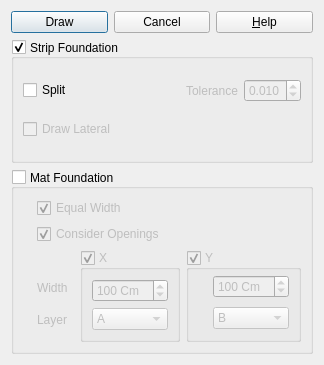
<?xml version="1.0" encoding="UTF-8"?>
<ui version="4.0">
 <class>Dialog</class>
 <widget class="QDialog" name="Dialog">
  <property name="geometry">
   <rect>
    <x>0</x>
    <y>0</y>
    <width>324</width>
    <height>365</height>
   </rect>
  </property>
  <property name="windowTitle">
   <string>Draw Strips</string>
  </property>
  <property name="windowIcon">
   <iconset resource="../osafe_py_widgets/resource.qrc">
    <normaloff>:/safe/osafe_images/strip.svg</normaloff>:/safe/osafe_images/strip.svg</iconset>
  </property>
  <layout class="QVBoxLayout" name="verticalLayout">
   <item>
    <layout class="QHBoxLayout" name="horizontalLayout">
     <item>
      <widget class="QPushButton" name="create_pushbutton">
       <property name="text">
        <string>Draw</string>
       </property>
       <property name="icon">
        <iconset resource="../osafe_py_widgets/resource.qrc">
         <normaloff>:/safe/osafe_images/auto_strip.svg</normaloff>:/safe/osafe_images/auto_strip.svg</iconset>
       </property>
       <property name="iconSize">
        <size>
         <width>40</width>
         <height>40</height>
        </size>
       </property>
      </widget>
     </item>
     <item>
      <widget class="QPushButton" name="cancel_pushbutton">
       <property name="text">
        <string>Cancel</string>
       </property>
       <property name="icon">
        <iconset resource="../osafe_py_widgets/resource.qrc">
         <normaloff>:/safe/osafe_images/cancel.png</normaloff>:/safe/osafe_images/cancel.png</iconset>
       </property>
       <property name="iconSize">
        <size>
         <width>40</width>
         <height>40</height>
        </size>
       </property>
      </widget>
     </item>
     <item>
      <widget class="QPushButton" name="help">
       <property name="text">
        <string>&amp;Help</string>
       </property>
       <property name="icon">
        <iconset resource="../osafe_py_widgets/resource.qrc">
         <normaloff>:/safe/osafe_images/help.png</normaloff>:/safe/osafe_images/help.png</iconset>
       </property>
       <property name="iconSize">
        <size>
         <width>40</width>
         <height>40</height>
        </size>
       </property>
       <property name="shortcut">
        <string>F1</string>
       </property>
      </widget>
     </item>
    </layout>
   </item>
   <item>
    <widget class="QGroupBox" name="strip_foundation">
     <property name="title">
      <string>Strip Foundation</string>
     </property>
     <property name="alignment">
      <set>Qt::AlignLeading|Qt::AlignLeft|Qt::AlignVCenter</set>
     </property>
     <property name="flat">
      <bool>false</bool>
     </property>
     <property name="checkable">
      <bool>true</bool>
     </property>
     <property name="checked">
      <bool>true</bool>
     </property>
     <layout class="QVBoxLayout" name="verticalLayout_3">
      <item>
       <layout class="QHBoxLayout" name="horizontalLayout_3">
        <item>
         <widget class="QCheckBox" name="split">
          <property name="enabled">
           <bool>true</bool>
          </property>
          <property name="text">
           <string>Split</string>
          </property>
         </widget>
        </item>
        <item>
         <spacer name="horizontalSpacer">
          <property name="orientation">
           <enum>Qt::Horizontal</enum>
          </property>
          <property name="sizeHint" stdset="0">
           <size>
            <width>40</width>
            <height>20</height>
           </size>
          </property>
         </spacer>
        </item>
        <item>
         <widget class="QLabel" name="tol_label">
          <property name="enabled">
           <bool>false</bool>
          </property>
          <property name="text">
           <string>Tolerance</string>
          </property>
         </widget>
        </item>
        <item>
         <widget class="QDoubleSpinBox" name="tolerance">
          <property name="enabled">
           <bool>false</bool>
          </property>
          <property name="decimals">
           <number>3</number>
          </property>
          <property name="minimum">
           <double>0.001000000000000</double>
          </property>
          <property name="maximum">
           <double>0.100000000000000</double>
          </property>
          <property name="singleStep">
           <double>0.010000000000000</double>
          </property>
          <property name="value">
           <double>0.010000000000000</double>
          </property>
         </widget>
        </item>
       </layout>
      </item>
      <item>
       <widget class="QCheckBox" name="checkBox">
        <property name="enabled">
         <bool>false</bool>
        </property>
        <property name="text">
         <string>Draw Lateral</string>
        </property>
       </widget>
      </item>
     </layout>
    </widget>
   </item>
   <item>
    <widget class="QGroupBox" name="mat_foundation">
     <property name="title">
      <string>Mat Foundation</string>
     </property>
     <property name="alignment">
      <set>Qt::AlignLeading|Qt::AlignLeft|Qt::AlignVCenter</set>
     </property>
     <property name="flat">
      <bool>false</bool>
     </property>
     <property name="checkable">
      <bool>true</bool>
     </property>
     <property name="checked">
      <bool>false</bool>
     </property>
     <layout class="QVBoxLayout" name="verticalLayout_6">
      <property name="leftMargin">
       <number>23</number>
      </property>
      <item>
       <widget class="QCheckBox" name="equal">
        <property name="text">
         <string>Equal Width</string>
        </property>
        <property name="checked">
         <bool>true</bool>
        </property>
       </widget>
      </item>
      <item>
       <widget class="QCheckBox" name="consider_openings">
        <property name="text">
         <string>Consider Openings</string>
        </property>
        <property name="checked">
         <bool>true</bool>
        </property>
       </widget>
      </item>
      <item>
       <layout class="QHBoxLayout" name="horizontalLayout_2">
        <item>
         <layout class="QVBoxLayout" name="verticalLayout_5">
          <property name="topMargin">
           <number>24</number>
          </property>
          <property name="bottomMargin">
           <number>9</number>
          </property>
          <item>
           <widget class="QLabel" name="label">
            <property name="text">
             <string>Width</string>
            </property>
           </widget>
          </item>
          <item>
           <widget class="QLabel" name="label_2">
            <property name="text">
             <string>Layer</string>
            </property>
           </widget>
          </item>
         </layout>
        </item>
        <item>
         <widget class="QGroupBox" name="x_strips">
          <property name="title">
           <string>X</string>
          </property>
          <property name="flat">
           <bool>false</bool>
          </property>
          <property name="checkable">
           <bool>true</bool>
          </property>
          <layout class="QVBoxLayout" name="verticalLayout_2">
           <item>
            <widget class="QDoubleSpinBox" name="x_width">
             <property name="suffix">
              <string> Cm</string>
             </property>
             <property name="decimals">
              <number>0</number>
             </property>
             <property name="minimum">
              <double>50.000000000000000</double>
             </property>
             <property name="maximum">
              <double>1000.000000000000000</double>
             </property>
             <property name="singleStep">
              <double>10.000000000000000</double>
             </property>
             <property name="value">
              <double>100.000000000000000</double>
             </property>
            </widget>
           </item>
           <item>
            <widget class="QComboBox" name="x_layer_name">
             <item>
              <property name="text">
               <string>A</string>
              </property>
             </item>
             <item>
              <property name="text">
               <string>B</string>
              </property>
             </item>
             <item>
              <property name="text">
               <string>Other</string>
              </property>
             </item>
            </widget>
           </item>
          </layout>
         </widget>
        </item>
        <item>
         <widget class="QGroupBox" name="y_strips">
          <property name="title">
           <string>Y</string>
          </property>
          <property name="flat">
           <bool>false</bool>
          </property>
          <property name="checkable">
           <bool>true</bool>
          </property>
          <layout class="QVBoxLayout" name="verticalLayout_4">
           <property name="leftMargin">
            <number>24</number>
           </property>
           <property name="topMargin">
            <number>2</number>
           </property>
           <property name="bottomMargin">
            <number>6</number>
           </property>
           <item>
            <widget class="QDoubleSpinBox" name="y_width">
             <property name="suffix">
              <string> Cm</string>
             </property>
             <property name="decimals">
              <number>0</number>
             </property>
             <property name="minimum">
              <double>50.000000000000000</double>
             </property>
             <property name="maximum">
              <double>1000.000000000000000</double>
             </property>
             <property name="singleStep">
              <double>10.000000000000000</double>
             </property>
             <property name="value">
              <double>100.000000000000000</double>
             </property>
            </widget>
           </item>
           <item>
            <widget class="QComboBox" name="y_layer_name">
             <property name="currentIndex">
              <number>1</number>
             </property>
             <item>
              <property name="text">
               <string>A</string>
              </property>
             </item>
             <item>
              <property name="text">
               <string>B</string>
              </property>
             </item>
             <item>
              <property name="text">
               <string>Other</string>
              </property>
             </item>
            </widget>
           </item>
          </layout>
         </widget>
        </item>
       </layout>
      </item>
     </layout>
    </widget>
   </item>
  </layout>
 </widget>
 <resources>
  <include location="../osafe_py_widgets/resource.qrc"/>
 </resources>
 <connections/>
</ui>
